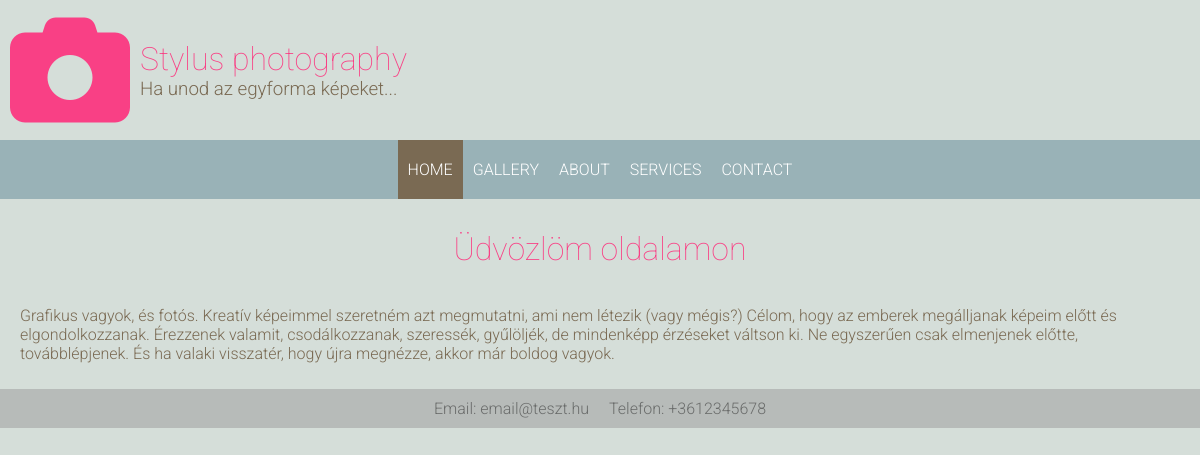
The page / on the database its author committed.
### pages/models.py (models this page shows, shortened)
class SiteInfo(models.Model):
    site_name = models.CharField("Oldalnév", max_length=200)                # kötelezően kitöltendő mező
    image = models.ImageField("Logo", upload_to="logo", blank=True)    # megadom a kép nevét és a mentés helyét...
    subtitle = models.CharField("Alcím", max_length=200)                    # kötelezően kitöltendő mező
    email = models.EmailField("Email", max_length=200, blank=True)          # opcionálisan kitöltendő mező
    phone = models.CharField("Telefon", max_length=200, blank=True)         # opcionálisan kitöltendő mező
    class Meta:
        verbose_name_plural = "Oldal adatok"                                # admin felületen a PAGES részben lévő adat neve ( lényegében a jelen osztály nevét írjuk így felül megjelenítéskor)

class Home(models.Model):
    title = models.CharField('Címsor', max_length=200)
    content = models.TextField('Bemutatkozó', max_length=5000)
    class Meta:
        verbose_name_plural = "Nyitó oldal"                                # admin felületen a PAGES részben lévő adat neve ( lényegében a jelen osztály nevét írjuk így felül megjelenítéskor)

### pages/views.py (the view)
# urls.py: path('', HomeView.as_view(), name="home"),
class HomeView(TemplateView):
    template_name = 'home.html'
    home = Home.objects.all()
    if home:
        extra_context = {
            "home": home[0]
        }

### pages/context_processors.py (called while the page is built)
def global_context(request):
    site_infos = SiteInfo.objects.all()
    if not site_infos:
        return {}
    return {
        "site_name": site_infos[0].site_name,
        "logo": site_infos[0].image,
        "site_subtitle": site_infos[0].subtitle,
        "email": site_infos[0].email,
        "phone": site_infos[0].phone,
    }

### templates/home.html (shortened to what this page needs)
{% extends '_base.html' %}
{% block content %}
    <div class="center_page">
        <h1>{{ home.title }}</h1>
        <p>{{ home.content }}</p>
    </div>
{% endblock content %}

### templates/_base.html (shortened to what this page needs)
{% load static %}
<!DOCTYPE html>
<html lang="en">
<head>
    <link rel="stylesheet" href="{% static '/css/main.css' %}">
    <link rel="stylesheet" href="{% static '/css/mobile.css' %}">
</head>
<body>
    <div class="site_header_layout">
        <i class="fas fa-camera site-logo"></i>
        <div>
            <h1 style="margin: 0">{{ site_name }}</h1>
            <h3>{{ site_subtitle }}</h3>
        </div>
    </div>
    {% include '_navbar.html' %}
<div class="content_container">
    {% block content %}
    {% endblock content %}
</div>
    <div class="site_footer_layout">
        <p>Email: {{ email }}</p>
        <p>Telefon: {{ phone }}</p>
    </div>
</body>
</html>

### static_dev/css/main.css (style rules this page uses)
body { background-color: #D5DED9; color: #7A6A53; font-family: 'Roboto', sans-serif; font-weight: 300; margin: 0; }
h1, h2, h3 { font-weight: 100; }
h1 { color: #f94085; }
h3 { margin: 0px; font-weight: 300; }
.site-logo { color: #f94085; font-size: 120px; margin: 10px; }
.site_header_layout { display: flex; align-items: center; }
.site_footer_layout { display: flex; justify-content: center; background-color: #b7bbb9; color: #6a6c6b; }
.site_footer_layout p { margin: 10px; }
.content_container { margin-right: 20px; margin-left: 20px; margin-bottom: 10px; margin-top: 10px; }
.center_page { display: flex; flex-direction: column; align-items: center; }

### rows shown on the page
SiteInfo: site_name "Stylus photography", subtitle "Ha unod az egyforma képeket...", email "email@teszt.hu", phone "+3612345678"
Home: title "Üdvözlöm oldalamon", content "Grafikus vagyok, és fotós. Kreatív képeimmel szeretném azt megmutatni, ami nem létezik (vagy mégis?) Célom, hogy az emberek megálljanak képeim előtt és elgondolkozzanak. Érezzenek valamit, csodálkozzanak, szeressék, gyűlöljék, de mindenképp érzéseket váltson ki. Ne egyszerűen csak elmenjenek előtte, továbblépjenek. És ha valaki visszatér, hogy újra megnézze, akkor már boldog vagyok."
